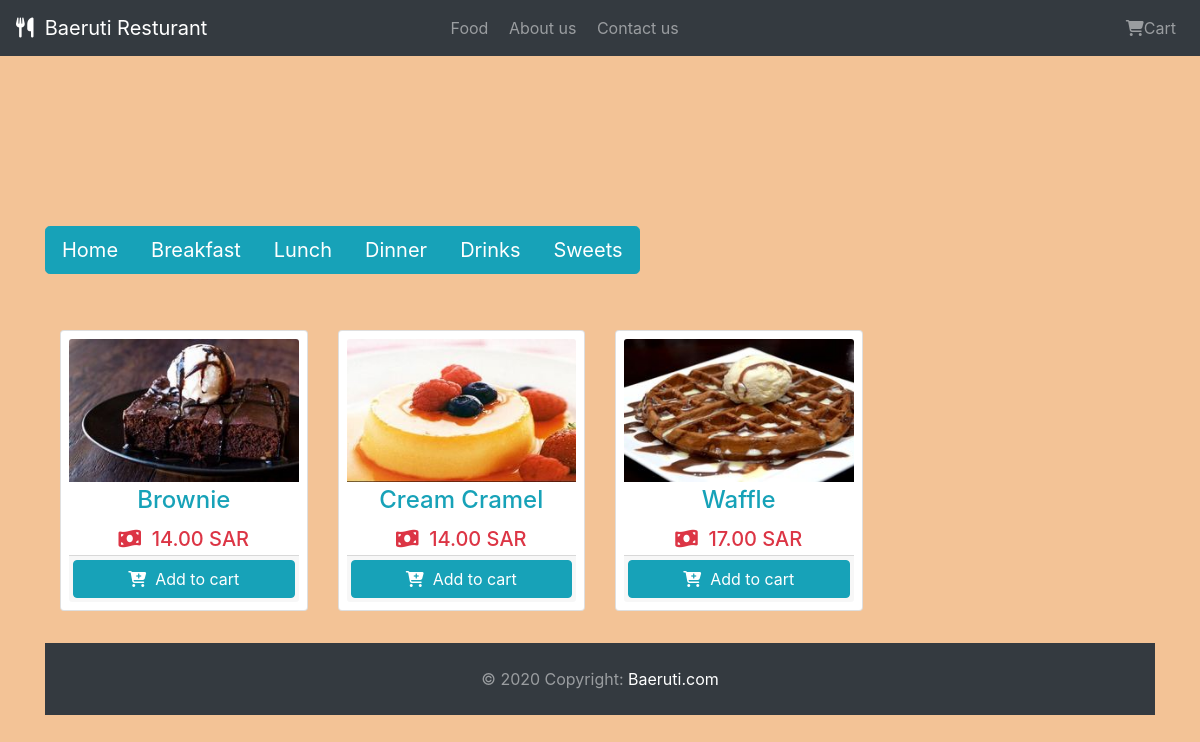
/Sweets.php, run on the app's committed database.
### tables this page shows
CREATE TABLE `items` (
  `iid` int(11) NOT NULL,
  `iname` varchar(100) NOT NULL,
  `iimg` varchar(200) NOT NULL,
  `iprice` int(11) NOT NULL,
  `icat` int(11) NOT NULL,
  `icode` varchar(10) NOT NULL
);

### Sweets.php (the view, shortened to what this page needs)
<?php
include_once('base.php')
 ?>
<!DOCTYPE html>
<html lang="en">
<head>
</head>
<body>
  <div class="container">
  <div class="row mt-2 pb-3">
      <?php
      include 'config.php';
      $stmt = $conn->prepare("SELECT * FROM items WHERE icat=5");
      $stmt->execute();
      $result = $stmt->get_result();
      while ($row = $result->fetch_assoc()) :
      ?>
        <div class="col-lg-3 col-sm-6 col-md-4 mb-2">
          <div class="card-deck">
            <div class="card p-2 border-secodary mb-2">
              <img src="<?= $row['iimg'] ?>" class="card-img-top img-fluid">
              <div class="card-body p-1">
                <h4 class="card-title text-center text-info"><?= $row['iname'] ?><h4>
                    <h5 class="card-text text-center text-danger"><i class="fas fa-money-bill-wave"></i>&nbsp;&nbsp;<?= number_format($row['iprice'], 2) ?> SAR</h5>
              </div>
              <div class="card-footer p-1">
                <form action="" class="form-submit">
                  <button class="btn btn-info btn-block addItemBtn"><i class="fas fa-cart-plus"></i>&nbsp;&nbsp;Add to cart</button>
                </form>
              </div>
            </div>
          </div>
        </div>
      <?php endwhile; ?>
    </div>
  </div>
           <footer id="sticky-footer" class="py-4 bg-dark text-white-50">
    <div class="container text-center">
    © 2020 Copyright:
  <a href="http://localhost/cs314project/">Baeruti.com</a>
    </div>
  </footer>
</body>
</html>

### css/Aghiad.css (style rules this page uses)
.indexBody { background-color: rgb(243, 195, 150); }

### base.php (style rules this page uses)
a { color: white; }

### data on the page
items: iimg (picture), iname "Brownie", iprice "14.00"
items: iimg (picture), iname "Cream Cramel", iprice "14.00"
items: iimg (picture), iname "Waffle", iprice "17.00"
